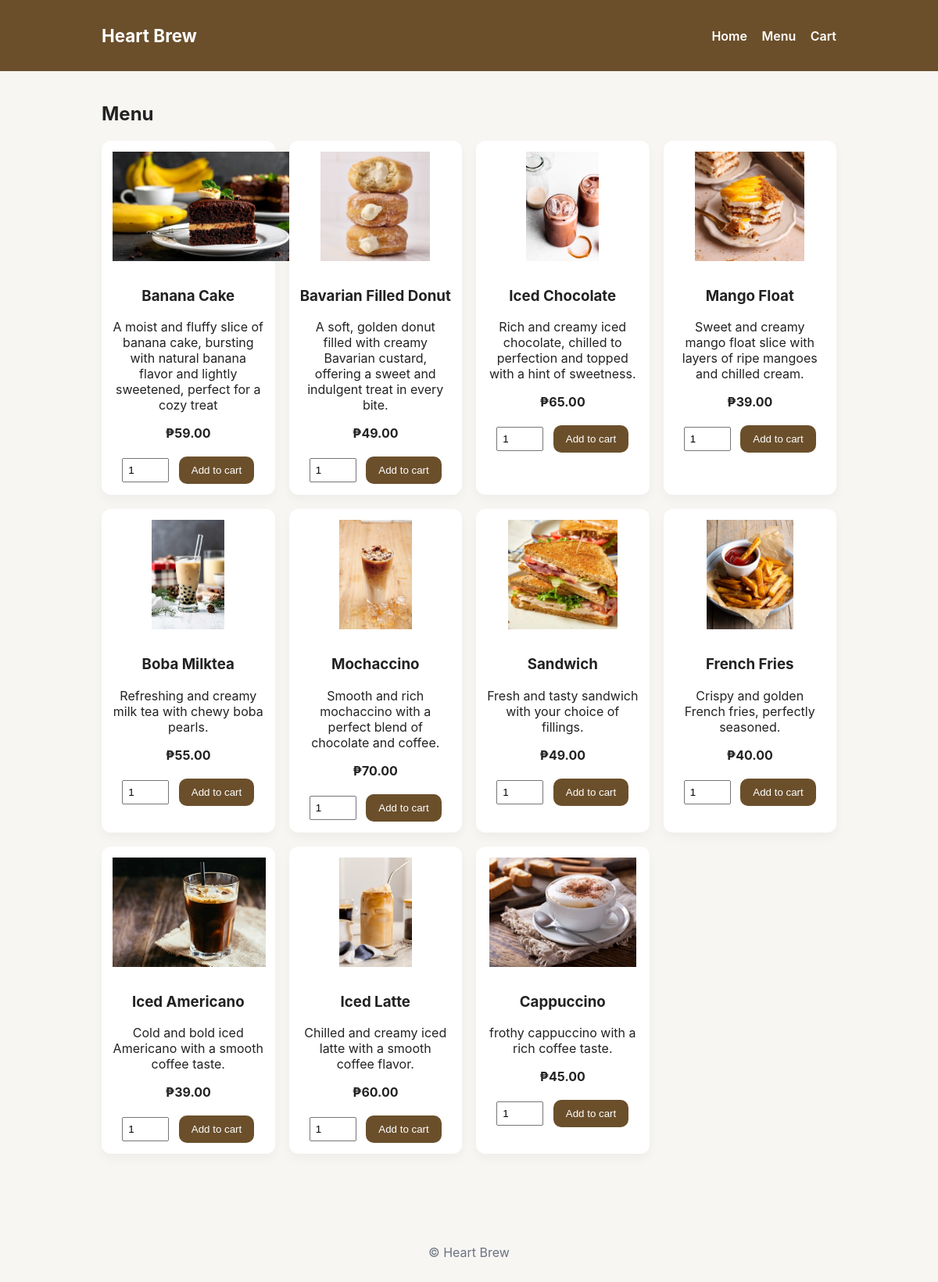
Page /menu.php on the committed database.
### tables this page shows
CREATE TABLE `products` (
  `id` int(11) NOT NULL,
  `name` varchar(100) DEFAULT NULL,
  `description` text DEFAULT NULL,
  `category` varchar(100) DEFAULT NULL,
  `price` decimal(10,2) DEFAULT NULL,
  `image` varchar(255) DEFAULT NULL
);

### menu.php (the view, shortened to what this page needs)
<?php
include "includes/db.php";
$products = [];
$res = $conn->query("SELECT * FROM products");
while($row = $res->fetch_assoc()) $products[] = $row;
?>
<!doctype html>
<html>
<head><meta charset="utf-8"><title>Menu - Heart Brew</title><link rel="stylesheet" href="assets/css/style.css"></head>
<body>
  <header class="site-header">
    <div class="container">
      <h1 class="brand">Heart Brew</h1>
      <nav>
        <a href="index.php">Home</a>
        <a href="menu.php">Menu</a>
        <a href="cart.php">Cart<?php if(!empty($_SESSION['cart'])) echo ' (' . array_sum(array_column($_SESSION['cart'],'qty')) . ')'; ?></a>
      </nav>
    </div>
  </header>
  <main class="container">
    <h2>Menu</h2>
    <div class="grid">
      <?php foreach($products as $p): ?>
      <div class="product-card">
        <img src="<?php echo htmlspecialchars($p['image']); ?>" alt="" class="product-img">
        <h3><?php echo htmlspecialchars($p['name']); ?></h3>
        <p class="muted"><?php echo htmlspecialchars($p['description']); ?></p>
        <p class="price">₱<?php echo number_format($p['price'],2); ?></p>
        <form method="POST" class="add-form">
          <input type="number" name="qty" value="1" min="1" class="qty">
          <button class="btn" type="submit">Add to cart</button>
        </form>
      </div>
      <?php endforeach; ?>
    </div>
  </main>
  <footer class="site-footer"><div class="container"><p>© Heart Brew</p></div></footer>
</body>
</html>

### assets/css/style.css (style rules this page uses)
:root { --brown:#6B4F2B; --muted:#6b7280; --bg:#f7f6f3; }
* { box-sizing:border-box }
body { font-family:Inter,system-ui,Segoe UI,Roboto,Arial,sans-serif;margin:0;background:var(--bg);color:#222 }
.container { max-width:980px;margin:0 auto;padding:20px }
.site-header { background:var(--brown);color:#fff;padding:12px 0 }
.site-header .container { display:flex;align-items:center;justify-content:space-between }
.brand { margin:0;font-size:1.4rem }
.site-header nav a { color:#fff;margin-left:14px;text-decoration:none;font-weight:600 }
.btn { display:inline-block;background:var(--brown);color:#fff;padding:10px 16px;border-radius:10px;text-decoration:none;border:none;cursor:pointer;margin-top:10px }
.grid { display:grid;grid-template-columns:repeat(auto-fit,minmax(220px,1fr));gap:18px;margin-top:20px }
.product-card { background:#fff;padding:14px;border-radius:12px;box-shadow:0 6px 14px rgba(0,0,0,0.04);text-align:center }
.product-img { height:140px;object-fit:contain;margin-bottom:10px }
.price { font-weight:700;margin:10px 0 }
.qty { width:60px;padding:6px;margin-right:8px }
.site-footer { padding:20px 0;text-align:center;color:var(--muted);margin-top:40px }

### rows in the picture
products: image (picture), name "Banana Cake", description "A moist and fluffy slice of banana cake, bursting with natural banana flavor and lightly sweetened, perfect for a cozy treat", price "59.00"
products: image (picture), name "Bavarian Filled Donut", description "A soft, golden donut filled with creamy Bavarian custard, offering a sweet and indulgent treat in every bite.", price "49.00"
products: image (picture), name "Iced Chocolate", description "Rich and creamy iced chocolate, chilled to perfection and topped with a hint of sweetness.", price "65.00"
products: image (picture), name "Mango Float", description "Sweet and creamy mango float slice with layers of ripe mangoes and chilled cream.", price "39.00"
products: image (picture), name "Boba Milktea", description "Refreshing and creamy milk tea with chewy boba pearls.", price "55.00"
products: image (picture), name "Mochaccino", description "Smooth and rich mochaccino with a perfect blend of chocolate and coffee.", price "70.00"
products: image (picture), name "Sandwich", description "Fresh and tasty sandwich with your choice of fillings.", price "49.00"
products: image (picture), name "French Fries", description "Crispy and golden French fries, perfectly seasoned.", price "40.00"
products: image (picture), name "Iced Americano", description "Cold and bold iced Americano with a smooth coffee taste.", price "39.00"
products: image (picture), name "Iced Latte", description "Chilled and creamy iced latte with a smooth coffee flavor.", price "60.00"
products: image (picture), name "Cappuccino", description "frothy cappuccino with a rich coffee taste.", price "45.00"
